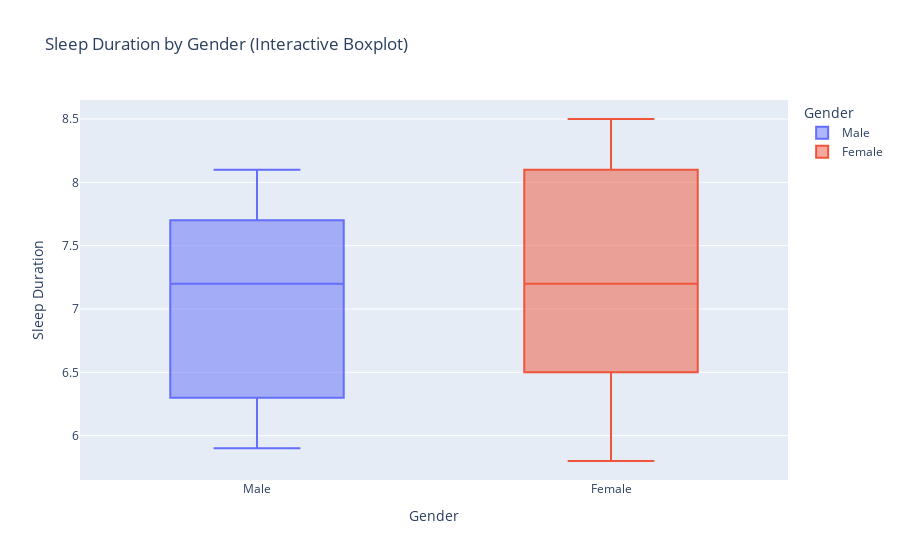

Notebook code cell kept with this figure:
### Markdown cell above
### Sleep Duration by Gender

### Code cell
fig = px.box(
    df,
    x="Gender",
    y="Sleep Duration",
    color="Gender",
    title="Sleep Duration by Gender (Interactive Boxplot)"
)

fig.show()

### Figure 1 — Plotly figure (JSON) as saved in the notebook; plotly's stock layout.template omitted (floating-point values rounded to 4 significant figures; data arrays with more than 128 entries replaced by an {"elided": "..."} marker saying what was removed)
{"data": [{"alignmentgroup": "True", "hovertemplate": "Gender=%{x}<br>Sleep Duration=%{y}<extra></extra>", "legendgroup": "Male", "marker": {"color": "#636efa"}, "name": "Male", "notched": false, "offsetgroup": "Male", "orientation": "v", "showlegend": true, "type": "box", "x": {"elided": "189 str values"}, "x0": " ", "xaxis": "x", "y": {"elided": "189 float values"}, "y0": " ", "yaxis": "y"}, {"alignmentgroup": "True", "hovertemplate": "Gender=%{x}<br>Sleep Duration=%{y}<extra></extra>", "legendgroup": "Female", "marker": {"color": "#EF553B"}, "name": "Female", "notched": false, "offsetgroup": "Female", "orientation": "v", "showlegend": true, "type": "box", "x": {"elided": "185 str values"}, "x0": " ", "xaxis": "x", "y": {"elided": "185 float values"}, "y0": " ", "yaxis": "y"}], "layout": {"autosize": true, "boxmode": "overlay", "legend": {"title": {"text": "Gender"}, "tracegroupgap": 0}, "title": {"text": "Sleep Duration by Gender (Interactive Boxplot)"}, "xaxis": {"anchor": "y", "autorange": true, "categoryarray": ["Male", "Female"], "categoryorder": "array", "domain": [0, 1], "range": [-0.5, 1.5], "title": {"text": "Gender"}, "type": "category"}, "yaxis": {"anchor": "x", "autorange": true, "domain": [0, 1], "range": [5.65, 8.65], "title": {"text": "Sleep Duration"}, "type": "linear"}}}
